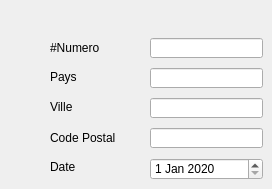
             <widget class="QWidget" name="tab_3">
              <attribute name="title">
               <string>Chargement</string>
              </attribute>
              <widget class="QLabel" name="label_11">
               <property name="geometry">
                <rect>
                 <x>50</x>
                 <y>40</y>
                 <width>61</width>
                 <height>16</height>
                </rect>
               </property>
               <property name="text">
                <string>#Numero</string>
               </property>
              </widget>
              <widget class="QLabel" name="label_12">
               <property name="geometry">
                <rect>
                 <x>50</x>
                 <y>70</y>
                 <width>47</width>
                 <height>14</height>
                </rect>
               </property>
               <property name="text">
                <string>Pays</string>
               </property>
              </widget>
              <widget class="QLabel" name="label_13">
               <property name="geometry">
                <rect>
                 <x>50</x>
                 <y>100</y>
                 <width>47</width>
                 <height>14</height>
                </rect>
               </property>
               <property name="text">
                <string>Ville</string>
               </property>
              </widget>
              <widget class="QLabel" name="label_14">
               <property name="geometry">
                <rect>
                 <x>50</x>
                 <y>130</y>
                 <width>71</width>
                 <height>16</height>
                </rect>
               </property>
               <property name="text">
                <string>Code Postal</string>
               </property>
              </widget>
              <widget class="QLabel" name="label_15">
               <property name="geometry">
                <rect>
                 <x>50</x>
                 <y>160</y>
                 <width>47</width>
                 <height>14</height>
                </rect>
               </property>
               <property name="text">
                <string>Date</string>
               </property>
              </widget>
              <widget class="QLineEdit" name="lineEdit_2">
               <property name="geometry">
                <rect>
                 <x>150</x>
                 <y>38</y>
                 <width>113</width>
                 <height>20</height>
                </rect>
               </property>
               <property name="inputMask">
                <string/>
               </property>
               <property name="maxLength">
                <number>32767</number>
               </property>
              </widget>
              <widget class="QLineEdit" name="lineEdit_3">
               <property name="geometry">
                <rect>
                 <x>150</x>
                 <y>68</y>
                 <width>113</width>
                 <height>20</height>
                </rect>
               </property>
              </widget>
              <widget class="QLineEdit" name="lineEdit_4">
               <property name="geometry">
                <rect>
                 <x>150</x>
                 <y>98</y>
                 <width>113</width>
                 <height>20</height>
                </rect>
               </property>
              </widget>
              <widget class="QLineEdit" name="lineEdit_5">
               <property name="geometry">
                <rect>
                 <x>150</x>
                 <y>128</y>
                 <width>113</width>
                 <height>20</height>
                </rect>
               </property>
              </widget>
              <widget class="QDateEdit" name="dateEdit">
               <property name="geometry">
                <rect>
                 <x>150</x>
                 <y>158</y>
                 <width>113</width>
                 <height>22</height>
                </rect>
               </property>
               <property name="dateTime">
                <datetime>
                 <hour>0</hour>
                 <minute>0</minute>
                 <second>0</second>
                 <year>2020</year>
                 <month>1</month>
                 <day>1</day>
                </datetime>
               </property>
              </widget>
             </widget>
